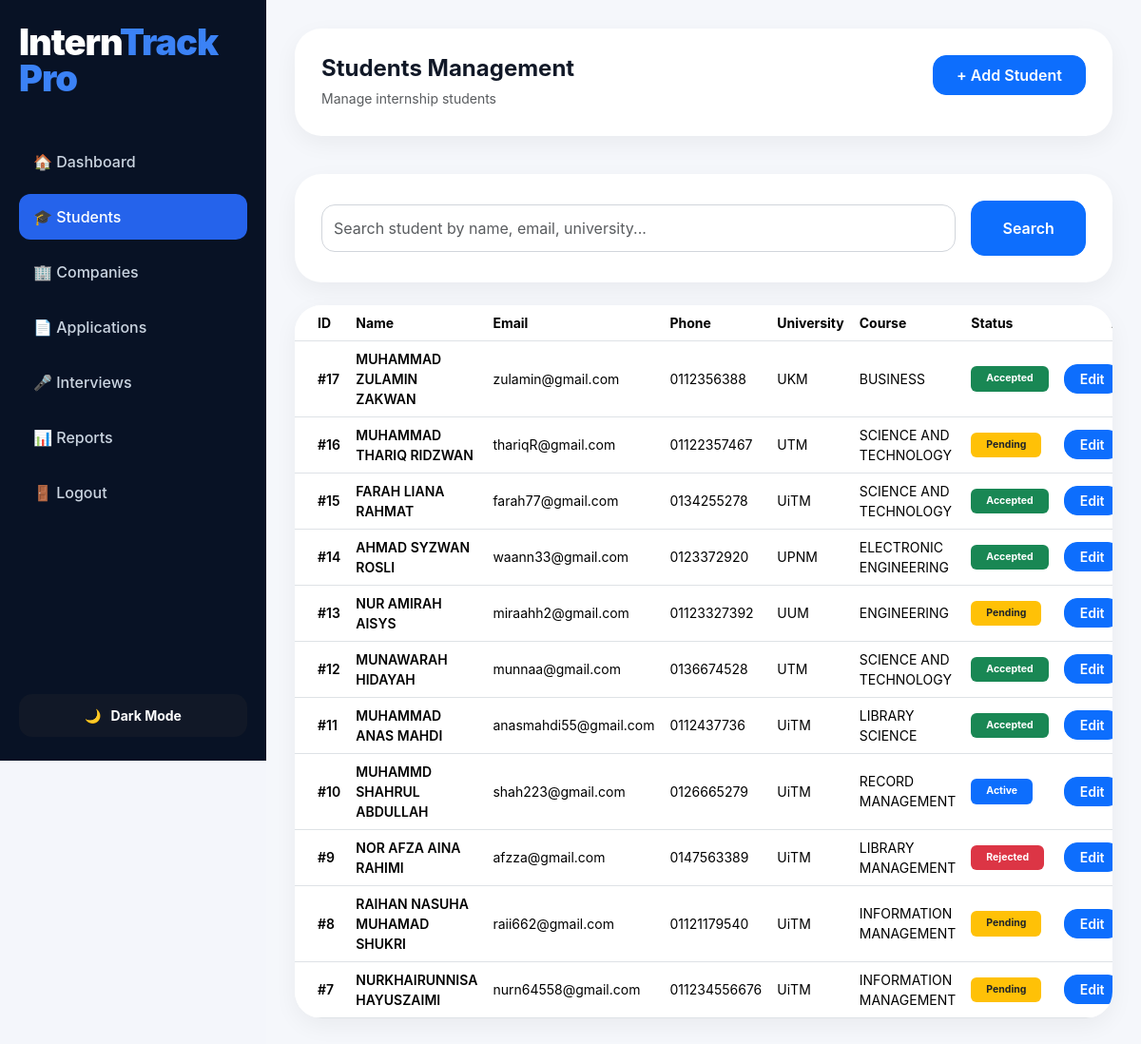
The app's page /students.php (signed in) with its own data.
### tables this page shows
CREATE TABLE `students` (
  `id` int(11) NOT NULL,
  `full_name` varchar(100) NOT NULL,
  `email` varchar(100) NOT NULL,
  `phone` varchar(20) NOT NULL,
  `university` varchar(100) NOT NULL,
  `course` varchar(100) NOT NULL,
  `internship_status` varchar(50) NOT NULL,
  `created_at` timestamp NOT NULL DEFAULT current_timestamp()
);

### students.php (the view, shortened to what this page needs)
<?php
include "config/db.php";
$search = mysqli_real_escape_string($conn, $_GET['search'] ?? "");
if(!empty($search)){
    $result = mysqli_query($conn,"
        SELECT * FROM students
        WHERE full_name LIKE '%$search%'
        OR email LIKE '%$search%'
        OR university LIKE '%$search%'
        OR course LIKE '%$search%'
        ORDER BY id DESC
    ");
}else{
    $result = mysqli_query($conn,"
        SELECT * FROM students
        ORDER BY id DESC
    ");
}
?>
<!DOCTYPE html>
<html lang="en">
<head>
<link href="https://cdn.jsdelivr.net/npm/bootstrap@5.3.3/dist/css/bootstrap.min.css" rel="stylesheet">
<link rel="stylesheet" href="assets/css/sidebar.css">
<link rel="stylesheet" href="assets/css/dashboard.css">
</head>
<body>
<?php include "includes/sidebar.php"; ?>
<div class="main-content">
    <div class="topbar box">
        <div>
            <h4 class="fw-bold mb-1">Students Management</h4>
            <small class="text-muted">Manage internship students</small>
        </div>
        <a href="add_student.php" class="btn btn-primary px-4 py-2">
            + Add Student
        </a>
    </div>
    <div class="box mt-4">
        <form method="GET">
            <div class="row g-3 align-items-center">
                <div class="col-md-10">
                    <input
                        type="text"
                        name="search"
                        class="form-control"
                        placeholder="Search student by name, email, university..."
                        value="<?php echo htmlspecialchars($search); ?>"
                    >
                </div>
                <div class="col-md-2">
                    <button class="btn btn-primary w-100 py-3">
                        Search
                    </button>
                </div>
            </div>
        </form>
    </div>
    <div class="box mt-4 p-0 overflow-hidden">
        <div class="table-responsive">
            <table class="table align-middle mb-0 custom-table">
                <thead>
                    <tr>
                        <th class="ps-4">ID</th>
                        <th>Name</th>
                        <th>Email</th>
                        <th>Phone</th>
                        <th>University</th>
                        <th>Course</th>
                        <th>Status</th>
                        <th class="text-center">Action</th>
                    </tr>
                </thead>
                <tbody>
                <?php while($row = mysqli_fetch_assoc($result)){ ?>
                    <tr>
                        <td class="ps-4 fw-semibold">
                            #<?php echo $row['id']; ?>
                        </td>
                        <td class="fw-semibold">
                            <?php echo $row['full_name']; ?>
                        </td>
                        <td>
                            <?php echo $row['email']; ?>
                        </td>
                        <td>
                            <?php echo $row['phone']; ?>
                        </td>
                        <td>
                            <?php echo $row['university']; ?>
                        </td>
                        <td>
                            <?php echo $row['course']; ?>
                        </td>
                        <td>
                            <?php
                                $status = strtolower($row['internship_status']);
                                $badge = "bg-secondary";
                                if($status == "accepted"){
                                    $badge = "bg-success";
                                }
                                elseif($status == "pending"){
                                    $badge = "bg-warning text-dark";
                                }
                                elseif($status == "rejected"){
                                    $badge = "bg-danger";
                                }
                                elseif($status == "active"){
                                    $badge = "bg-primary";
                                }
                            ?>
                            <span class="badge <?php echo $badge; ?> px-3 py-2">
                                <?php echo ucfirst($row['internship_status']); ?>
                            </span>
                        </td>
                        <td>
                            <div class="d-flex justify-content-center gap-2">
                                <a href="edit_student.php?id=<?php echo $row['id']; ?>"
                                   class="btn btn-sm btn-primary px-3">
                                    Edit
                                </a>
                            </div>
                        </td>
                    </tr>
                <?php } ?>
                </tbody>
            </table>
        </div>
    </div>
</div>
</body>
</html>

### assets/css/dashboard.css (style rules this page uses)
html, body { max-width: 100%; overflow-x: hidden; }
body { font-family: 'Inter', sans-serif; background: #f4f6fb; margin: 0; color: #111827; transition: all 0.3s ease; }
body, .sidebar, .topbar, .box, .card-box, .card, .card-body, .main-content, .table, .form-control, input, select, textarea { transition: all 0.3s ease; }
.main-content { margin-left: 280px; padding: 30px; background: #f5f7fb; min-height: 100vh; }
.topbar { display: flex; justify-content: space-between; align-items: flex-start; margin-bottom: 40px; }
.box { background: #ffffff; border-radius: 28px; padding: 28px; box-shadow: 0 8px 25px rgba(0, 0, 0, 0.05); }
.table { width: 100%; vertical-align: middle; }
.table th { font-weight: 700; font-size: 14px; }
.table td { font-size: 14px; }
.form-control, input, select, textarea { border-radius: 14px; padding: 12px; border: 1px solid #d1d5db; outline: none; }
.btn { border-radius: 14px; font-weight: 600; }

### records on screen
students: id "17", full_name "MUHAMMAD ZULAMIN ZAKWAN", email "zulamin@gmail.com", phone "0112356388", university "UKM", course "BUSINESS", internship_status "Accepted"
students: id "16", full_name "MUHAMMAD THARIQ RIDZWAN", email "thariqR@gmail.com", phone "01122357467", university "UTM", course "SCIENCE AND TECHNOLOGY", internship_status "Pending"
students: id "15", full_name "FARAH LIANA RAHMAT", email "farah77@gmail.com", phone "0134255278", university "UiTM", course "SCIENCE AND TECHNOLOGY", internship_status "Accepted"
students: id "14", full_name "AHMAD SYZWAN ROSLI", email "waann33@gmail.com", phone "0123372920", university "UPNM", course "ELECTRONIC ENGINEERING", internship_status "Accepted"
students: id "13", full_name "NUR AMIRAH AISYS", email "miraahh2@gmail.com", phone "01123327392", university "UUM", course "ENGINEERING", internship_status "Pending"
students: id "12", full_name "MUNAWARAH HIDAYAH", email "munnaa@gmail.com", phone "0136674528", university "UTM", course "SCIENCE AND TECHNOLOGY", internship_status "Accepted"
students: id "11", full_name "MUHAMMAD ANAS MAHDI", email "anasmahdi55@gmail.com", phone "0112437736", university "UiTM", course "LIBRARY SCIENCE", internship_status "Accepted"
students: id "10", full_name "MUHAMMD SHAHRUL ABDULLAH", email "shah223@gmail.com", phone "0126665279", university "UiTM", course "RECORD MANAGEMENT", internship_status "Active"
students: id "9", full_name "NOR AFZA AINA RAHIMI", email "afzza@gmail.com", phone "0147563389", university "UiTM", course "LIBRARY MANAGEMENT", internship_status "Rejected"
students: id "8", full_name "RAIHAN NASUHA MUHAMAD SHUKRI", email "raii662@gmail.com", phone "01121179540", university "UiTM", course "INFORMATION MANAGEMENT", internship_status "Pending"
students: id "7", full_name "NURKHAIRUNNISA HAYUSZAIMI", email "nurn64558@gmail.com", phone "011234556676", university "UiTM", course "INFORMATION MANAGEMENT", internship_status "Pending"
